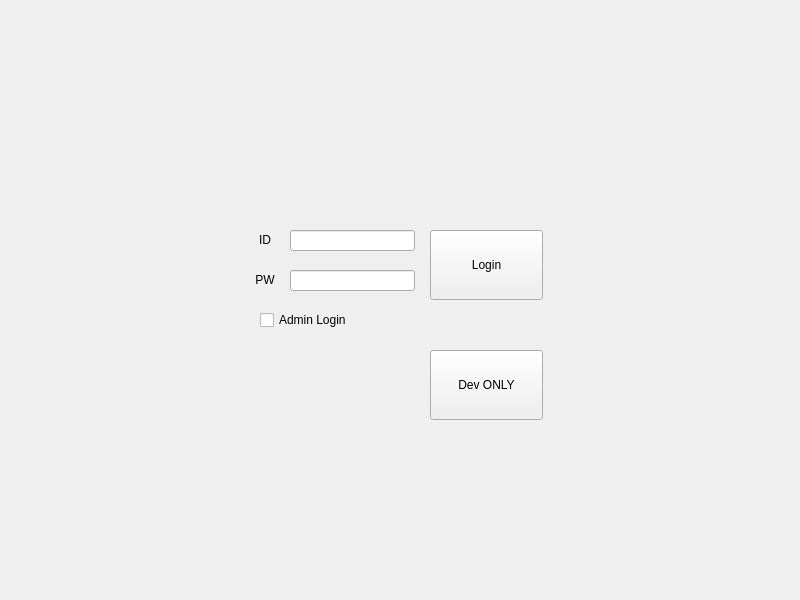
<?xml version="1.0" encoding="UTF-8"?>
<ui version="4.0">
 <class>Form</class>
 <widget class="QWidget" name="Form">
  <property name="geometry">
   <rect>
    <x>0</x>
    <y>0</y>
    <width>800</width>
    <height>600</height>
   </rect>
  </property>
  <property name="windowTitle">
   <string>Form</string>
  </property>
  <widget class="QLabel" name="label">
   <property name="geometry">
    <rect>
     <x>250</x>
     <y>232</y>
     <width>30</width>
     <height>16</height>
    </rect>
   </property>
   <property name="text">
    <string>ID</string>
   </property>
   <property name="alignment">
    <set>Qt::AlignCenter</set>
   </property>
  </widget>
  <widget class="QLabel" name="label_2">
   <property name="geometry">
    <rect>
     <x>250</x>
     <y>272</y>
     <width>30</width>
     <height>16</height>
    </rect>
   </property>
   <property name="text">
    <string>PW</string>
   </property>
   <property name="alignment">
    <set>Qt::AlignCenter</set>
   </property>
  </widget>
  <widget class="QPushButton" name="loginButton">
   <property name="geometry">
    <rect>
     <x>430</x>
     <y>230</y>
     <width>113</width>
     <height>70</height>
    </rect>
   </property>
   <property name="text">
    <string>Login</string>
   </property>
  </widget>
  <widget class="QLineEdit" name="idText">
   <property name="geometry">
    <rect>
     <x>290</x>
     <y>230</y>
     <width>125</width>
     <height>21</height>
    </rect>
   </property>
  </widget>
  <widget class="QLineEdit" name="pwText">
   <property name="geometry">
    <rect>
     <x>290</x>
     <y>270</y>
     <width>125</width>
     <height>21</height>
    </rect>
   </property>
   <property name="inputMask">
    <string/>
   </property>
   <property name="echoMode">
    <enum>QLineEdit::Password</enum>
   </property>
  </widget>
  <widget class="QCheckBox" name="adminCheck">
   <property name="geometry">
    <rect>
     <x>260</x>
     <y>310</y>
     <width>101</width>
     <height>20</height>
    </rect>
   </property>
   <property name="text">
    <string>Admin Login</string>
   </property>
  </widget>
  <widget class="QPushButton" name="devButton">
   <property name="geometry">
    <rect>
     <x>430</x>
     <y>350</y>
     <width>113</width>
     <height>70</height>
    </rect>
   </property>
   <property name="text">
    <string>Dev ONLY</string>
   </property>
  </widget>
 </widget>
 <resources/>
 <connections/>
</ui>
